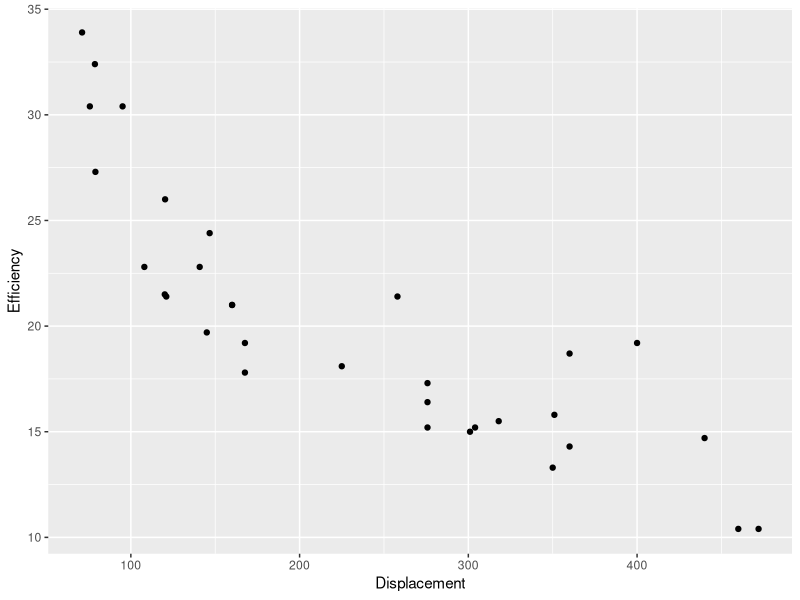
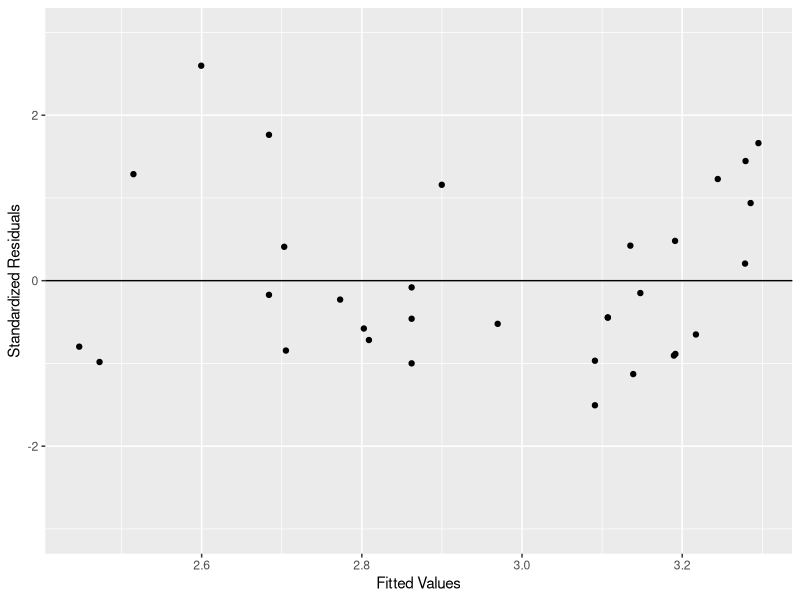
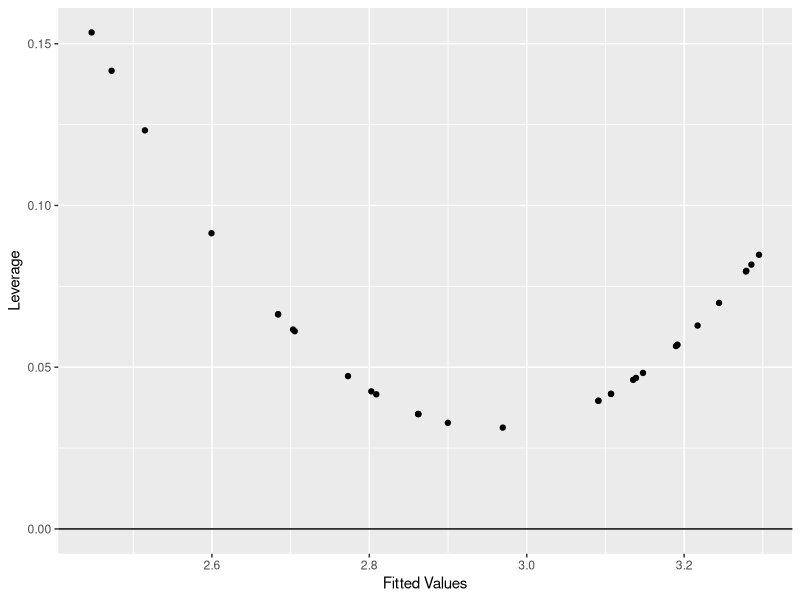
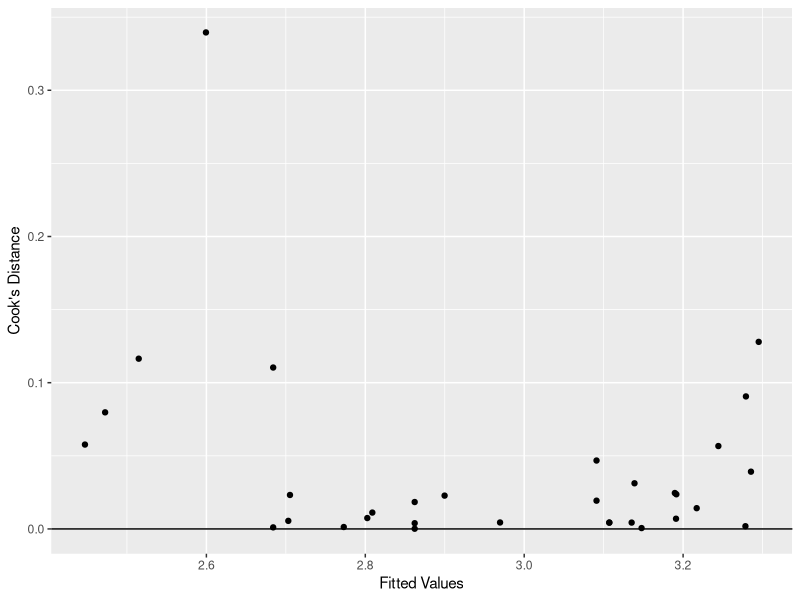

These figures' R source, in order:
## ---- chunk 1
#| echo: false
#| purl: false

## Load packages
library(tidyverse)
library(broom)

## Set options
knitr::opts_chunk$set(digits = 3)
## ---- chunk 2
#| echo: false
#| label: fig-1
#| fig-cap: "Efficiency of the engines of the 32 cars in the `mtcars` data set in miles per cubic inch as a function of the engine displacement in cubic inches."

## Plot data
ggplot(data=mtcars, aes(x = disp, y = mpg)) +
  geom_point() +
  xlab("Displacement") +
  ylab("Efficiency")
## ---- chunk 3
mtcars <- mtcars |>
  mutate(disp2 = disp/100)

lm1 <- lm(log(mpg) ~ disp2,data=mtcars)
summary(lm1)
## ---- chunk 4
confint(lm1)
## ---- chunk 5
anova(lm1)
## ---- chunk 6
lm0 <- lm(log(mpg) ~ 1, data=mtcars)
AIC(lm0,lm1)
## ---- chunk 7
glm1 <- glm(log(mpg) ~ disp2,data=mtcars,family=gaussian())
summary(glm1, dispersion=.144^2)
## ---- chunk 8
#| echo: false
glm1.summ <- summary(glm1, dispersion=.144^2)
## ---- chunk 9
glm0 <- glm(log(mpg) ~ 1,data=mtcars,family=gaussian())
## ---- chunk 10
anova(glm0, glm1, dispersion = .144^2, test="LRT")
## ---- chunk 11
## Extract standard errors
se <- glm1.summ$coeff[,"Std. Error"]

## Compute Wald type CI
glm1$coeff + 1.96*outer(se,c(-1,1))
## ---- chunk 12
confint(glm1)
## ---- chunk 13
## Compute fitted values, leverage, and standardized residuals
mtcars_aug <- augment(glm1)
## ---- chunk 14
#| echo: false
#| include: true
#| label: fig-residual-plot-1
#| fig.cap: "Standardized residuals versus the fitted values for the model of the log of efficiency versus displacement."

## Plot standardized residuals versus fitted
mtcars_aug |>
  ggplot(aes(x=.fitted, y = .std.resid)) +
  geom_point() +
  geom_hline(yintercept = 0) +
  ylim(c(-3,3)) +
  ylab("Standardized Residuals") +
  xlab("Fitted Values")
## ---- chunk 15
#| echo: false
#| label: fig-residual-plot-2
#| fig-cap: "Leverage values versus displacement for the model of the log of efficiency versus displacement."

## Plot standardized residuals versus fitted
mtcars_aug |>
  ggplot(aes(x=.fitted, y = .hat)) +
  geom_point() +
  geom_hline(yintercept = 0) +
  ylab("Leverage") +
  xlab("Fitted Values")
## ---- chunk 16
#| echo: false
#| label: fig-residual-plot-3
#| fig.cap: "Leverage values versus displacement for the model of the log of efficiency versus displacement."

## Plot standardized residuals versus fitted
mtcars_aug |>
  ggplot(aes(x=.fitted, y = .cooksd)) +
  geom_point() +
  geom_hline(yintercept = 0) +
  ylab("Cook's Distance") +
  xlab("Fitted Values")
